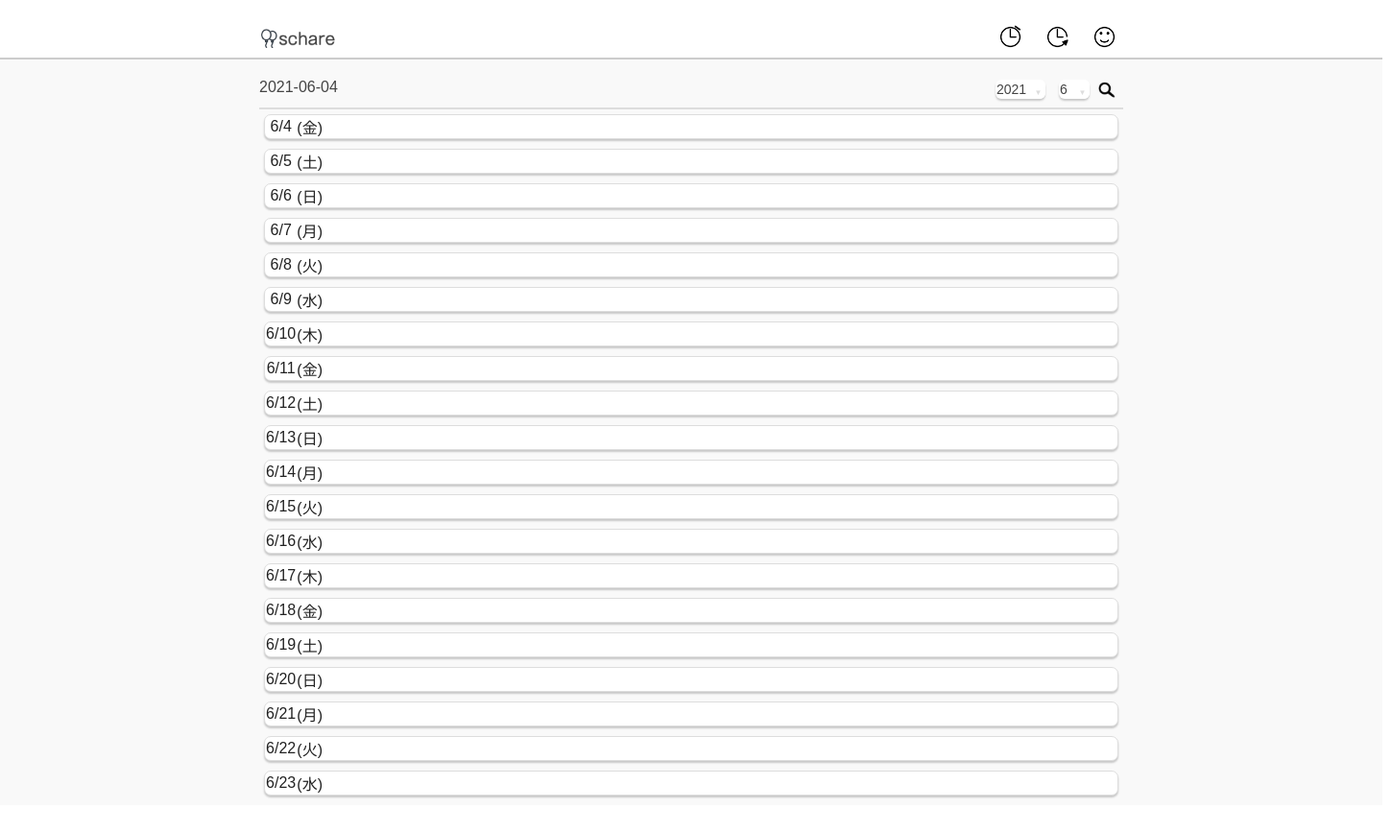
Before: /share_calendar/ (signed in) with the older database file.
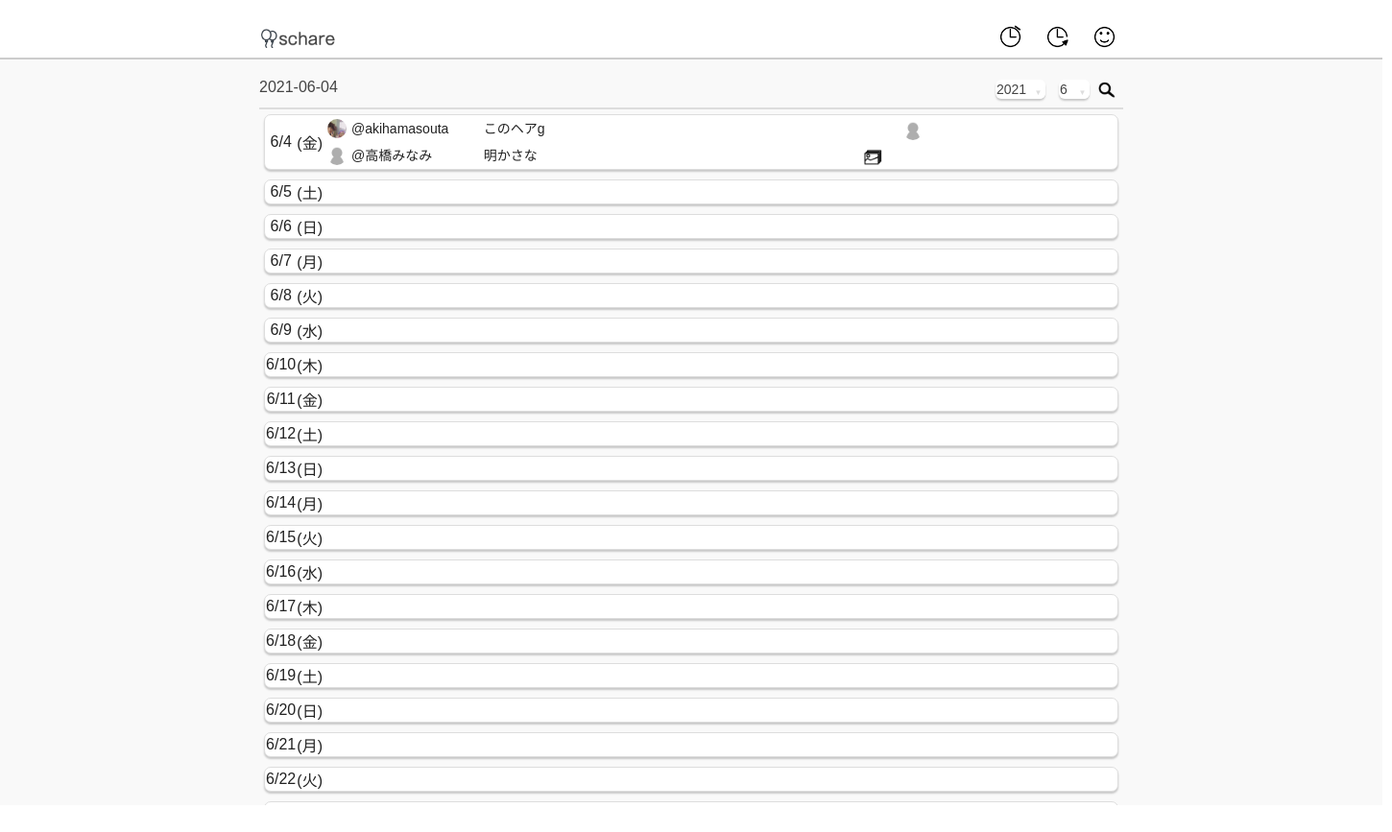
After: the same page with the newer database file.
### share_calendar/models.py (models this page shows, shortened)
class Schedule(models.Model):
    title = models.CharField(max_length=25)
    date = models.DateTimeField(auto_now_add=True)
    selected_date = models.DateField(null=True)
    author = models.ForeignKey(User, on_delete=models.PROTECT,\
related_name="author") #onetooneだと違うscheduleに同じauthorを登録できない
    tag = models.ForeignKey(Tag, on_delete=models.SET_NULL,\
                                  null=True, blank=True)
    good_count = models.IntegerField(default=0,null=False, blank=False)
    start_time = models.TimeField(null=True, blank=True)
    end_time = models.TimeField(null=True, blank=True)
    end_day = models.DateField(null=True, blank=True)
    class Meta:
        ordering = ('-date',)

class Profile(models.Model):
    user = models.OneToOneField(User, on_delete=models.CASCADE)
    icon = models.ImageField(upload_to='icon')
    prof = models.TextField(max_length=200, null=True, blank=True)

### share_calendar/views.py (the view, shortened to what this page needs)
# urls.py: path('share_calendar/', include('share_calendar.urls')),
def share_calendar(request, year=0  , month=0):
    params = {}
    if request.user.is_active:
        bal_list = []
        if Schedule.objects.filter(author=request.user):
            for item in Schedule.objects.filter(author=request.user):
                if item.balloon_set.all():
                    balloon = item.balloon_set.all()
                    for bal in balloon:
                        bal_list.append(bal)
        today = datetime.date.today()
        if year==0 and month==0:
            get_year = today.year
            get_month = today.month
            month_dates = get_month_dates(get_year, get_month)
        else:
            get_year = year
            get_month = month
            month_dates = get_month_dates(get_year, get_month)
        form = Year_Month_Form(request.POST or None, initial={"year":get_year, "month":get_month})
        display_sch = get_schedule_list(request)
        ballooned = Balloon.objects.filter(join_user=request.user)
        today_new = today.strftime("%Y-%m-%d")
        num = year
        day_of_the_week = ["(日)","(月)","(火)","(水)","(木)","(金)","(土)"]
        params = {
            "data":month_dates,
            "share_sch":display_sch,
            "login_user":request.user,
            "form":form,
            "num": num,
            "month":get_month,
            "today": today_new,
            "ori_today":today,
            "balloon": bal_list,
            "ballooned": ballooned,
            "week":day_of_the_week,
            }
    return render(request, "share_calendar/index.html", params)

### share_calendar/forms.py
class Year_Month_Form(forms.Form):
    today_year = datetime.date.today().year
    year = forms.ChoiceField(choices=[(today_year-1, today_year-1),(today_year, today_year),(today_year+1, today_year+1)])
    month = forms.ChoiceField(choices=[(1,1),(2,2),(3,3),(4,4),(5,5),(6,6),(7,7),(8,8),(9,9),(10,10),(11,11),(12,12)],\
                                       initial={})

### share_calendar/templatetags/daterange.py (called while the page is built)
@register.filter(name="daterange", expects_localtime=True)
def daterange(value, arg):
    date_list = []
    for n in range((arg - value).days):
        date_list.append(value + timedelta(n))
    return date_list[1::]

### share_calendar/templatetags/queryset_in.py (called while the page is built)
@register.filter(name="queryset_in")
def queryset_in(value, arg):
    if arg.filter(pk=value.pk):
        TF = True
    else:
        TF = False
    return TF

### share_calendar/views.py (called while the page is built)
def get_month_dates(year, month):
    c = calendar.Calendar()
    days = c.monthdatescalendar(year, month)
    list_days = list(itertools.chain.from_iterable(days))
    month_dates = []
    for item in list_days:
        if item.month == month:
            month_dates.append(item)
    return month_dates

def get_schedule_list(request):
    login_user = request.user
    my_schedule = Schedule.objects.filter(author=login_user)
    friends = Friend.objects.filter(my_account=login_user)
    friends_sch = []
    my_sch = []
    for item in friends:    #kueriwosonomamaappenddekinakattanodenikainiwaketa
        friends_schedule = Schedule.objects.filter(author=item.friend)
        for item2 in friends_schedule:
            friends_sch.append(item2)
    for item in my_schedule:
        my_sch.append(item)
    month_schedule_list = my_sch + friends_sch
    return month_schedule_list

### share_calendar/templates/share_calendar/index.html (shortened to what this page needs)
{% load static %}
{% load daterange %}
{% load queryset_in %}
{% load not_same %}
{% block head %}
<!DOCTYPE html>
<html lang="ja">
<head>
    <link href="../../../../static/share_calendar/css/sidebar.css" type="text/css" rel="stylesheet">
    <link href="../../../../static/share_calendar/css/style_index.css" type="text/css" rel="stylesheet">
</head>
{% endblock %}
{% if request.user.is_authenticated %}
{% if not user.is_anonymous %}
<body id="body">
    <div class="container">
        <header>
        <div class="header_cont">
{% block icon %}
            {% if num == 0 %}
            <div class="icon"><img id="icon_img" src="media/button/logo.png"></div>
            {% else %}
            <div class="icon"><img id="icon_img" src="../../media/button/logo.png"></div>
            {% endif %}
{% endblock %}
{% block pagenation %}
            <div class="control"></div>
{% endblock %}
{% block menu %}
            {% if num == 0 %}
            <ul>
                <li class="menu"><a class="menu_a" href="{% url 'share_calendar:calendar' %}"><img id="icon_sch" src="media/button/sch.PNG"></a></li>
                <li class="menu"><a class="menu_a" href="{% url 'share_calendar:memory' %}"><img id="icon_memory" src="media/button/memory.PNG"></a></li>
                <li class="menu"><a class="menu_a" href="{% url 'share_calendar:account' 0 0 %}"><img id="icon_smile" src="media/button/smile.PNG"></a>
                </li>
            </ul>
            {% endif %}
{% endblock %}
        </div>
        </header>
{% block content %}
        <div class="content_container">
            <div class="content">
                <div class="future_head">
                    <span class="today_date">{{today}}</span>
                    <div class="future_head_form">
                        <form class="month_form" action="{% url 'share_calendar:calendar' %}" method="POST">
                            <span><label>{{form.year}}</label></span>
                            <span><label class="label_month">{{form.month}}</label></span>
                            <button class="button_shadow" type="submit" name="search">
                            {% if num == 0 %}
                            <img src="media/button/search.PNG">
                            {% else %}
                            <img src="../../media/button/search.PNG">
                            {% endif %}
                            </button>
                        </form>
                    </div>
                </div>
                <div class="future_container">
                        <div class="future_content">
                        <div class="future_content_container">
                        {% for item in data %}
                            {% if item == ori_today %}
                            <div class="future_day today_block" id="{{item.month}}-{{item.day}}">
                            {% else %}
                            <div class="future_day" id="{{item.month}}-{{item.day}}">
                            {% endif %}
                            {% if num == 0 %}
                                <div class="day_name" onclick="location.href='../share_calendar/schedule_form/{{item|date:'Y/m/d'}}'">
                            {% else %}
                                <div class="day_name" onclick="location.href='../../../share_calendar/schedule_form/{{item|date:'Y/m/d'}}'">
                            {% endif %}
                                    <p>{{item|date:"n/j"}}</p>
                                    {% if item.weekday == 0 %}
                                        {{week.1}}
                                    {% elif item.weekday == 1 %}
                                        {{week.2}}
                                    {% elif item.weekday == 2 %}
                                        {{week.3}}
                                    {% elif item.weekday == 3 %}
                                        {{week.4}}
                                    {% elif item.weekday == 4 %}
                                        {{week.5}}
                                    {% elif item.weekday == 5 %}
                                        {{week.6}}
                                    {% else %}
                                        {{week.0}}
                                    {% endif %}
                                </div>
                                <div class="day_content">
                                    {% for sch in share_sch %}
                                         {% if item == sch.selected_date and sch.selected_date == sch.end_day %}
                                            <div class="day_obj" >
                                            {% if sch.author.profile.icon %}
                                                {% if num == 0 %}
                                                    <span class="sch_author_icon"><img src="media/{{sch.author.profile.icon}}"></span>
                                                {% else %}
                                                    <span class="sch_author_icon"><img src="../../media/{{sch.author.profile.icon}}"></span>
                                                {% endif %}
                                            {% else %}
                                                {% if num == 0 %}
                                                    <span class="sch_author_icon"><img src="media/button/no_icon.PNG"></span>
                                                {% else %}
                                                    <span class="sch_author_icon"><img src="../../media/button/no_icon.PNG"></span>
                                                {% endif %}
                                            {% endif %}
                                                    <span class="sch_author"><a href="{% url 'share_calendar:account' sch.author.pk 0 %}">@{{sch.author}}</a></span>
                                                    <span class="sch_title"><a class="day_content_a" href="{% url 'share_calendar:sch_detail' sch.id %}">{{sch.title}}</a></span>
                                                {% if sch.start_time and sch.end_time %}
                                                    <span class="day_obj_date" id="sch_end">{{sch.start_time|date:"G:i"}}~{{sch.end_time|date:"G:i"}}</span>
                                                {% elif sch.start_time and not sch.end_time %}
                                                    <span class="day_obj_date" id="sch_end">{{sch.start_time|date:"G:i"}}~</span>
                                                {% elif not sch.start_time and sch.end_time %}
                                                    <span class="day_obj_date" id="sch_end">~{{sch.end_time|date:"G:i"}}</span>
                                                {% else %}
                                                    <span class="day_obj_date" id="sch_end"></span>
                                                {% endif %}
                                                <span class="day_obj_join">
                                                </span>
                                                <span class="day_obj_image">
                                                {% if sch.today %}
                                                {% if num == 0 %}
                                                    <a href="{% url 'share_calendar:memory_pic' sch.today.pk %}"><img src="media/button/images.PNG"></a>
                                                {% else %}
                                                    <a href="{% url 'share_calendar:memory_pic' sch.today.pk %}"><img src="../../media/button/images.PNG"></a>
                                                {% endif %}
                                                {% endif %}
                                                </span>
                                                <span class="day_obj_member">
                                                    {% for members in sch.member_sch.member.all %}
                                                    <span class="member_name">
                                                        <a href="{% url 'share_calendar:account' members.pk 0 %}">
                                                        {% if members.profile.icon %}
                                                            {% if num == 0 %}
                                                            <img src="media/{{members.profile.icon}}">
                                                            {% else %}
                                                            <img src="../../media/{{members.profile.icon}}">
                                                            {% endif %}
                                                        {% else %}
                                                            {% if num == 0 %}
                                                            <img src="media/button/no_icon.PNG">
                                                            {% else %}
                                                            <img src="../../media/button/no_icon.PNG">
                                                            {% endif %}
                                                        {% endif %}
                                                        </a>
                                                    </span>
                                                    {% endfor %}
                                                </span>
                                            </div>
                                        {% endif %}
                                    {% endfor %}
                                </div>
                            </div>
                        {% endfor %}
                        </div>
                    </div>
                </div>
            </div>
            </div>
        </div>
    {% endblock %}
    {% endif %}
    {% endif %}
</body>
</html>

### share_calendar/static/share_calendar/css/sidebar.css (style rules this page uses)
p { margin: 0; }
body { margin:0; overflow: hidden; }
.container { background-color: #f9f9f9; display:flex; flex-direction:column; width: 1440px; height: 837px; }
header { width:1440px; height: 60px; border-bottom:2px solid #cccccc; background-color:white; display: flex; justify-content: center; }
.header_cont { width: 900px; display: flex; }
.icon { width: 200px; }
#icon_img { position: relative; top: 30px; width: 80px; height: 20px; }
#icon_sch { position: relative; top: 10px; width: 25px; height: 25px; }
#icon_memory { position: relative; top: 10px; width: 25px; height: 25px; }
#icon_smile { position: relative; top: 10px; width: 25px; height: 25px; }
.control { width:500px; }
ul { width: 150px; padding: 0; margin-left: 50px; }
.menu { display: inline; margin-left: 20px; }
.menu_a { text-decoration:none; font: 14px 'arial',sans-serif; color: #444444; }
a { text-decoration: none; }

Changed rows visible on the page:
added Schedule: author.profile.icon (picture), author "akihamasouta", title "このヘアg"
added Schedule: author "高橋みなみ", title "明かさな"
Other visible differences:
list line gone: "6/23 (水)"
